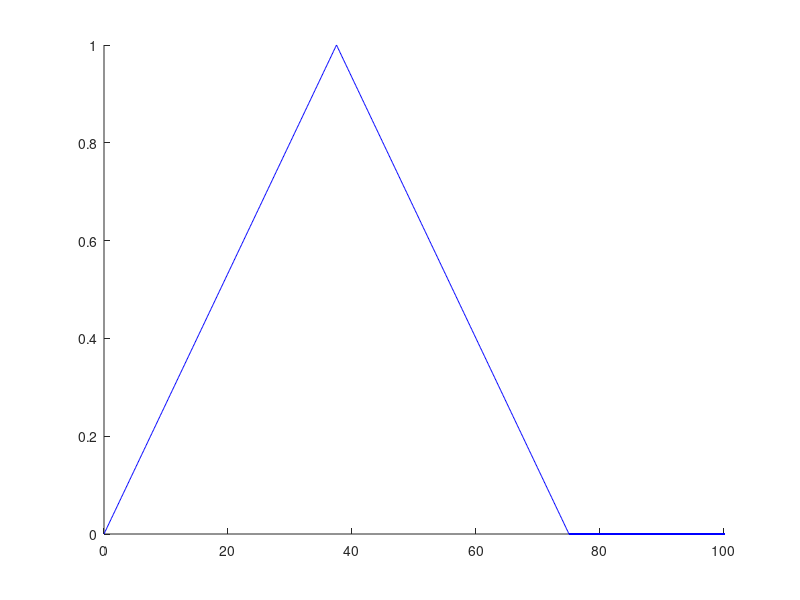
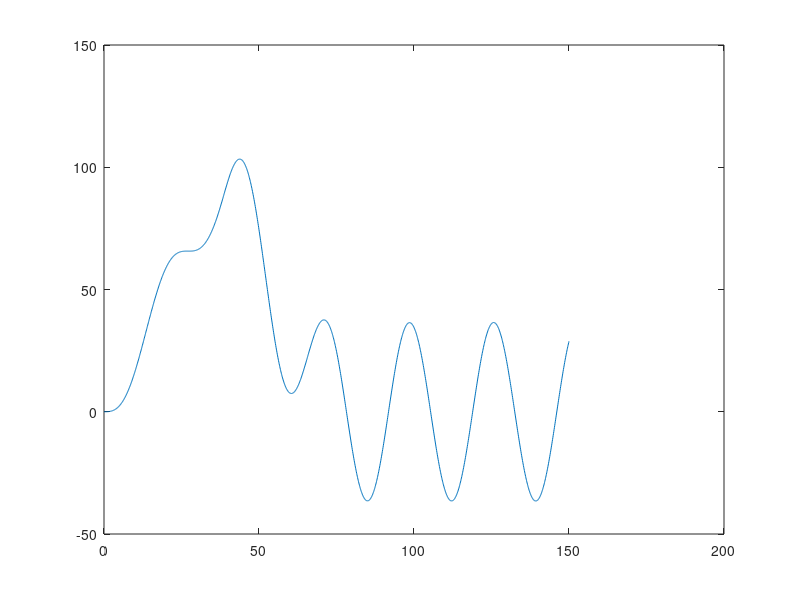
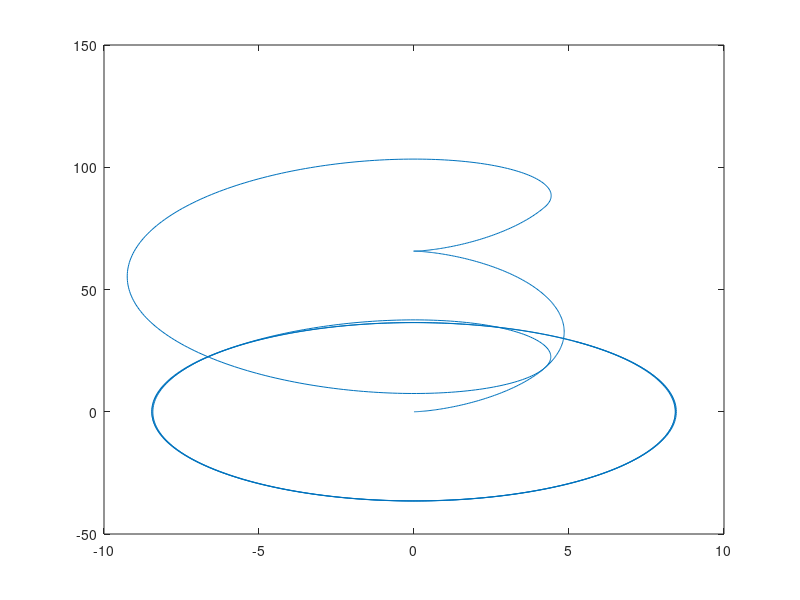
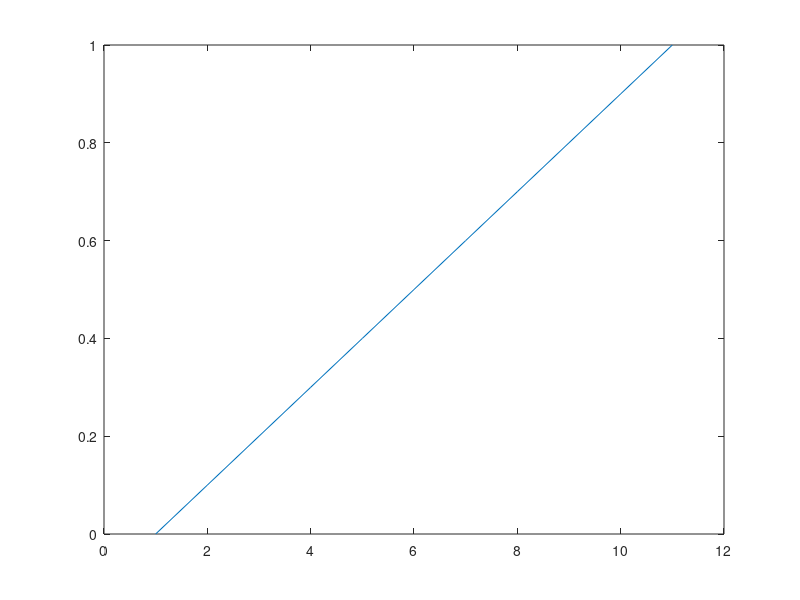

These charts were generated, in order, by the following MATLAB code:
function repaso
  ti=0;
  tf=150;
  dt=1/10;
  t=ti:dt:tf;
  td=75;
  it=0;

  K=zeros(5,5);
  for i=1:5
    K(i,i)=2;
  endfor
  for i=1:4
    K(i,i+1)=-1;
    K(i+1,i)=-1;
  endfor
  b=(50/19)*[5;8;9;8;5];
  M=zeros(5,5);
  for i=1:5
    M(i,i)=5;
  endfor


#Diferencia central
z0=zeros(5,1);
dz0=zeros(5,1);
zv=z0-dt*dz0+0.5*(dt^2)*(inv(M)*b*g(0)-inv(M)*K*z0);

for i=ti:dt:tf
  it=it+1;
  zn=2*z0-zv+(dt^2)*(inv(M)*b*g(i)-inv(M)*K*z0);

  m(:,it)=z0;
  zv=z0;
  z0=zn;
endfor

x1=0:dt:(75/2);
x2=(75/2):dt:75;
x3=75+dt:dt:100;
y1=g(x1);
y2=g(x2);
y3=g(x3);
figure
hold on;
plot(x1,y1,"b");
plot(x2,y2,"b");
plot(x3,y3,"b");
hold off;

figure;
z3=m(3,:);
plot(t,z3);

#Numero de veces q z3(t) cambia de signo
j=0;
for i=td:length(z3)-1
  if z3(i)*z3(i+1)<0
    j=j+1;
  endif
endfor
disp(j);

#Integral
for i=1:751
vecz3(i)=z3(i);
endfor
%I4=TC(vecz3,dt);
xx=0:0.1:1;
figure(99)
plot(xx)
I3=TC2(xx,0.1);

disp("El valor de la integral:"); disp(I3);

#Derivada
VD3=derivadaprimera(z3,dt);
figure;
plot(VD3,z3);
endfunction
#Funcion g
function y=g(i)
  td=75;
  if i>=td
    y=0;
  elseif i>=(td/2)
    y=((2/75)*i)*(-1)+2;
  else
    y=(2/75)*i;
  endif
endfunction
#Integral
function I=TC2(vec,dx)
  m=length(vec);
  w=ones(m,1);
  w(1)=0.5;
  w(m)=0.5;
  for i=1:m
    I=I+dx*vec(i)*w(i);
  endfor
endfunction
#Derivada
function VD=derivadaprimera(vec,dx)
  m=length(vec);
  VD(1)=((-3/2)*vec(1)+(2*vec(2))+(-1/2)*vec(3))/dx;
  for i=2:m-1
    VD(i)=(vec(i+1)-vec(i-1))/(2*dx);
  endfor
  VD(m)=((3/2)*vec(m)+(-2*vec(m-1))+((1/2)*vec(m-2)))/dx;
endfunction
